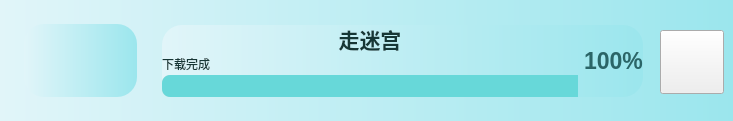
        <widget class="QWidget" name="widget_zoumigong" native="true">
         <property name="minimumSize">
          <size>
           <width>0</width>
           <height>121</height>
          </size>
         </property>
         <property name="maximumSize">
          <size>
           <width>16777215</width>
           <height>121</height>
          </size>
         </property>
         <property name="styleSheet">
          <string notr="true">.QWidget{
	background-color: qlineargradient(x1:0, y0:0, x2:1, y2:0,stop:0 rgb(225, 245, 249), stop:1 rgb(155, 230, 237));
	border-radius:20px;
	color: rgb(255, 255, 255);
}
</string>
         </property>
         <widget class="QWidget" name="widget_49" native="true">
          <property name="geometry">
           <rect>
            <x>24</x>
            <y>24</y>
            <width>113</width>
            <height>73</height>
           </rect>
          </property>
          <property name="styleSheet">
           <string notr="true"/>
          </property>
          <widget class="QLabel" name="label_29">
           <property name="geometry">
            <rect>
             <x>30</x>
             <y>5</y>
             <width>64</width>
             <height>64</height>
            </rect>
           </property>
           <property name="styleSheet">
            <string notr="true">border-image: url(:/youxi/images/maze.jpg);</string>
           </property>
           <property name="text">
            <string/>
           </property>
          </widget>
         </widget>
         <widget class="QPushButton" name="pushButton_game_zoumigong">
          <property name="geometry">
           <rect>
            <x>660</x>
            <y>30</y>
            <width>64</width>
            <height>64</height>
           </rect>
          </property>
          <property name="styleSheet">
           <string notr="true">border-image: url(:/icons/icons/play_game.png);</string>
          </property>
          <property name="text">
           <string/>
          </property>
         </widget>
         <widget class="QWidget" name="layoutWidget_7">
          <property name="geometry">
           <rect>
            <x>162</x>
            <y>25</y>
            <width>481</width>
            <height>72</height>
           </rect>
          </property>
          <layout class="QHBoxLayout" name="horizontalLayout_7">
           <item>
            <layout class="QVBoxLayout" name="verticalLayout_8">
             <property name="spacing">
              <number>2</number>
             </property>
             <item>
              <widget class="QLabel" name="label_77">
               <property name="font">
                <font>
                 <pointsize>16</pointsize>
                 <weight>75</weight>
                 <bold>true</bold>
                </font>
               </property>
               <property name="styleSheet">
                <string notr="true">color: rgb(22, 54, 53);
text-align:centre;
</string>
               </property>
               <property name="text">
                <string>走迷宫</string>
               </property>
               <property name="alignment">
                <set>Qt::AlignCenter</set>
               </property>
              </widget>
             </item>
             <item>
              <widget class="QLabel" name="label_78">
               <property name="font">
                <font>
                 <weight>50</weight>
                 <bold>false</bold>
                </font>
               </property>
               <property name="styleSheet">
                <string notr="true">color: rgb(22, 54, 53)</string>
               </property>
               <property name="text">
                <string>下载完成</string>
               </property>
              </widget>
             </item>
             <item>
              <widget class="QProgressBar" name="progressBar_23">
               <property name="styleSheet">
                <string notr="true">QProgressBar::chunk {
        border-top-left-radius:8px;
border-bottom-left-radius:8px;
	background-color: rgb(103, 216, 217)
}
QProgressBar{
border-radius:8px;
background-color: rgb(223, 223, 223);
}
</string>
               </property>
               <property name="value">
                <number>100</number>
               </property>
               <property name="textVisible">
                <bool>false</bool>
               </property>
              </widget>
             </item>
            </layout>
           </item>
           <item>
            <widget class="QLabel" name="label_79">
             <property name="font">
              <font>
               <pointsize>17</pointsize>
               <weight>75</weight>
               <bold>true</bold>
              </font>
             </property>
             <property name="styleSheet">
              <string notr="true">color: rgb(43, 101, 103);</string>
             </property>
             <property name="text">
              <string>100%</string>
             </property>
             <property name="alignment">
              <set>Qt::AlignLeading|Qt::AlignLeft|Qt::AlignVCenter</set>
             </property>
            </widget>
           </item>
          </layout>
         </widget>
        </widget>
